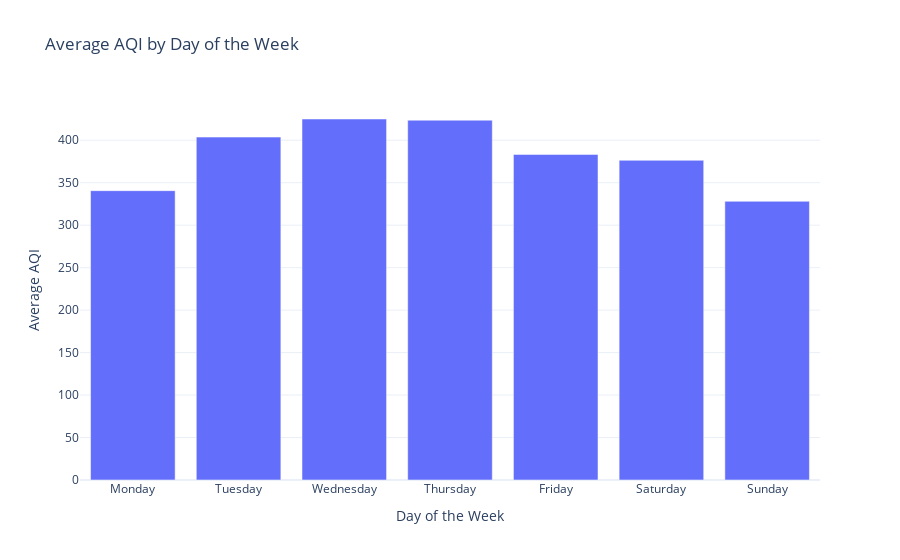

Notebook cell for this chart:
### Code cell
data['Day_of_Week'] = data['date'].dt.day_name()
average_aqi_by_day = data.groupby('Day_of_Week')['AQI'].mean().reindex(['Monday', 'Tuesday', 'Wednesday', 'Thursday', 'Friday', 'Saturday', 'Sunday'])
fig = px.bar(average_aqi_by_day, x=average_aqi_by_day.index, y='AQI', 
              title='Average AQI by Day of the Week')
fig.update_xaxes(title="Day of the Week")
fig.update_yaxes(title="Average AQI")
fig.show()

### Figure 1 — Plotly figure (JSON) as saved in the notebook; plotly's stock layout.template omitted (floating-point values rounded to 4 significant figures)
{"data": [{"alignmentgroup": "True", "hovertemplate": "Day_of_Week=%{x}<br>AQI=%{y}<extra></extra>", "legendgroup": "", "marker": {"color": "#636efa", "pattern": {"shape": ""}}, "name": "", "offsetgroup": "", "orientation": "v", "showlegend": false, "textposition": "auto", "type": "bar", "x": ["Monday", "Tuesday", "Wednesday", "Thursday", "Friday", "Saturday", "Sunday"], "xaxis": "x", "y": [340.6, 403.7, 425, 423.6, 383.3, 376.4, 328.1], "yaxis": "y"}], "layout": {"autosize": true, "barmode": "relative", "legend": {"tracegroupgap": 0}, "title": {"text": "Average AQI by Day of the Week"}, "xaxis": {"anchor": "y", "autorange": true, "domain": [0, 1], "range": [-0.5, 6.5], "title": {"text": "Day of the Week"}, "type": "category"}, "yaxis": {"anchor": "x", "autorange": true, "domain": [0, 1], "range": [0, 447.4], "title": {"text": "Average AQI"}, "type": "linear"}}}
